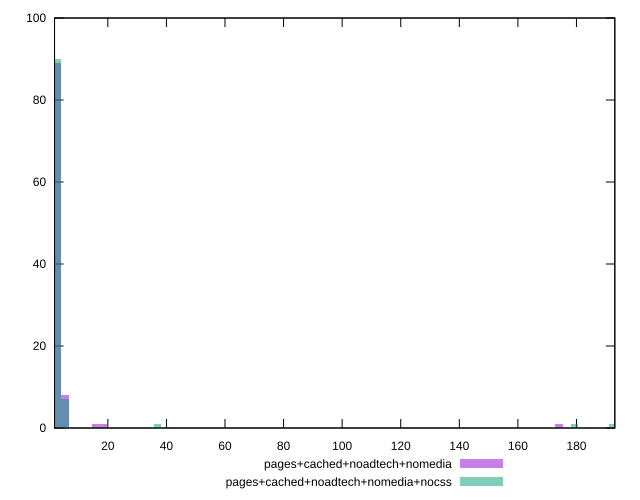

This figure's gnuplot source:
reset

$pagesCachedNoadtechNomedia <<EOF
174.0275618240428 1
5.273562479516449 8
2.6367812397582244 89
15.820687438549346 1
18.45746867830757 1
EOF

$pagesCachedNoadtechNomediaNocss <<EOF
192.48503050235038 1
179.30112430355925 1
5.273562479516449 7
2.6367812397582244 90
36.91493735661514 1
EOF

set key outside below
set boxwidth 2.6367812397582244
set xrange [1.799:193.0959999999999]
set yrange [0:100]
set trange [0:100]
set style fill transparent solid 0.5 noborder
set terminal svg size 640, 500 enhanced background rgb 'white'
set output "report_00019_2021-02-10T18-14-37.922Z//server-response-time/comparison/histogram/3_vs_4.svg"

plot $pagesCachedNoadtechNomedia title "pages+cached+noadtech+nomedia" with boxes, \
     $pagesCachedNoadtechNomediaNocss title "pages+cached+noadtech+nomedia+nocss" with boxes

reset
